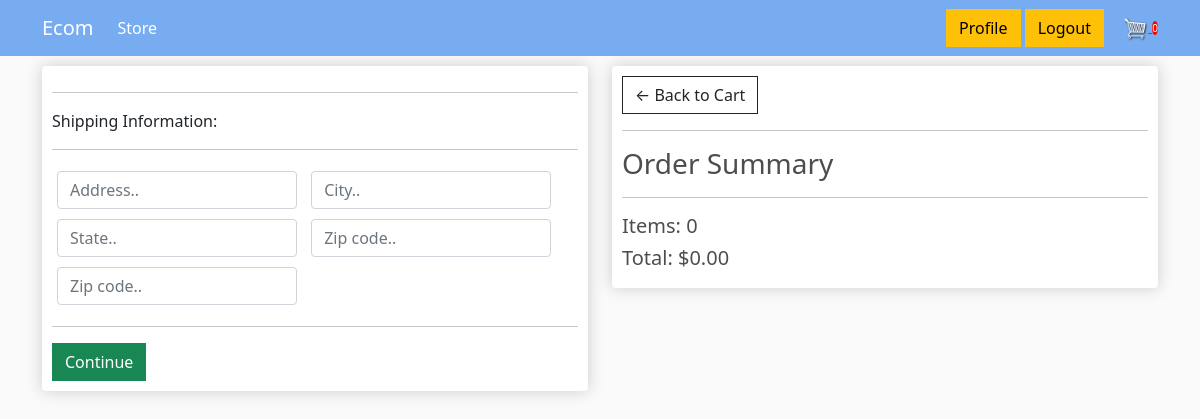
/checkout/ (signed in), run on an earlier commit of the app's database.
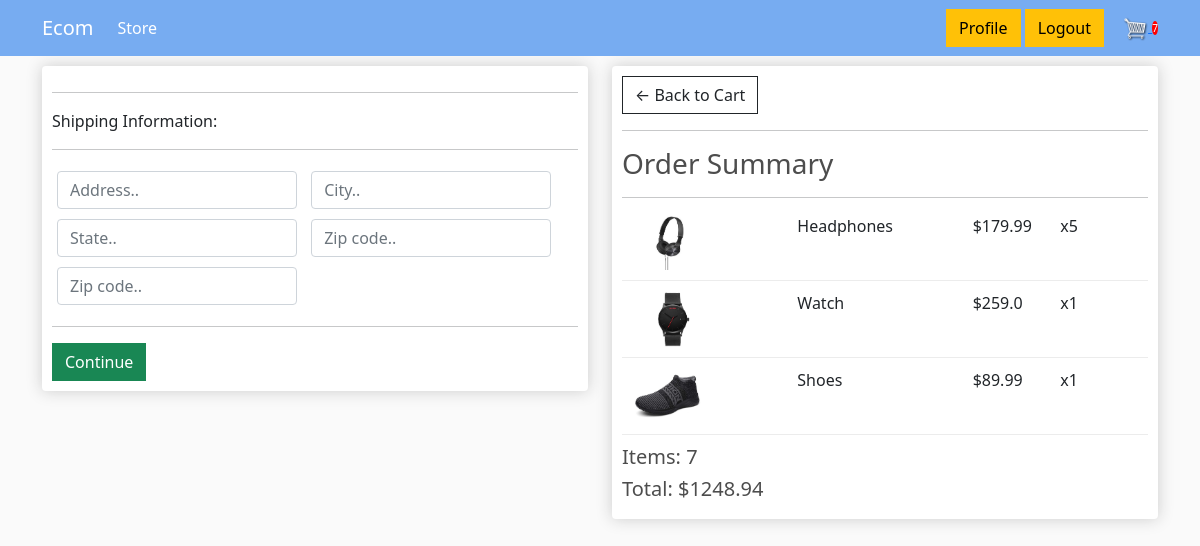
And on a later commit of the database.
### store/models.py (models this page shows, shortened)
class Order(models.Model):
    customer = models.ForeignKey(Customer, on_delete=models.SET_NULL, null=True)
    date_ordered = models.DateTimeField(auto_now_add=True)
    complete = models.BooleanField(default=False, blank=False)
    transaction_id = models.CharField(max_length=255, null=True)
    """Write logic behind shipping for digital and non digital products"""
    @property
    def shipping(self):
        shipping = False
        orderitems = self.orderitem_set.all()
        for i in orderitems:
            if i.product.digital == False:
                shipping = True
        return shipping
    @property
    def get_cart_total(self):
        orderitems = self.orderitem_set.all()
        total = sum([orderitem.get_total for orderitem in orderitems])
        return total
    @property
    def get_cart_items(self):
        orderitems = self.orderitem_set.all()
        total = sum([item.quantity for item in orderitems])
        return total

class OrderItem(models.Model):
    product = models.ForeignKey(Product, on_delete=models.SET_NULL, null=True)
    order = models.ForeignKey(Order, on_delete=models.SET_NULL, null=True)
    quantity = models.IntegerField(null=True, blank=True)
    date_added = models.DateTimeField(auto_now_add=True)
    @property
    def get_total(self):
        total = self.product.price * self.quantity
        return total

class Product(models.Model):
    category = models.ForeignKey(Category, on_delete=models.SET_NULL, null=True, blank=True)
    name = models.CharField(max_length=100, null=True)
    price = models.FloatField()
    digital = models.BooleanField(default=False)
    image = models.ImageField(null=True, blank=True)
    @property
    def imageURL(self):
        try:
            url = self.image.url
        except:
            url = ""
        return url

### store/views.py (the view)
# urls.py: path('checkout/', views.checkout, name='checkout'),
def checkout(request):
    if request.user.is_authenticated:
        customer = request.user.customer
        order, created = Order.objects.get_or_create(customer=customer, complete=False)
        items = order.orderitem_set.all()
        cartItems = order.get_cart_items
    else:
        """ For Unauthenticated Users. """
        items = []
        order = {'get_cart_total':0, 'get_cart_items':0}
        cartItems = order['get_cart_items']
    context = {'items':items, 'order': order,
        'cartItems':cartItems}
    return render(request, 'store/checkout.html', context=context)

### store/templates/store/checkout.html (shortened to what this page needs)
{% extends 'base.html' %}
{% load static %}
{% block content %}
    <div class="row">
        <div class="col-lg-6">
            <div class="box-element" id="form-wrapper">
            <form id ='form'>
                <div id = 'shipping-info'>
                    <hr>
                    <p>Shipping Information:</p>
                    <hr>
                    <div class="form-field">
                        <input class="form-control" type="text" name="address" id="address" placeholder="Address..">
                    </div>
                    <div class="form-field">
                        <input class="form-control" type="text" name="city" id="city" placeholder="City..">
                    </div>
                    <div class="form-field">
                        <input class="form-control" type="text" name="state" id="state" placeholder="State..">
                    </div>
                    <div class="form-field">
                        <input class="form-control" type="text" name="zipcode" id="zipcode" placeholder="Zip code..">
                    </div>
                    <div class="form-field">
                        <input class="form-control" type="text" name="country" id="country" placeholder="Zip code..">
                    </div>
                </div>
                <hr>
                <input id='form-button' class="btn btn-success btn-block" type="submit" value="Continue" />
            </form>
            </div>
            <br>
        </div>
        <div class="col-lg-6">
            <div class="box-element" id="form-wrapper">
                <a class="btn btn-outline-dark" href="{% url 'cart' %}">&#x2190; Back to Cart</a>
                <hr>
                <h3>Order Summary</h3>
                <hr>
                {% for item in items %}
                    <div class="cart-row">
                        <div style="flex:2"><img class="row-image" src="{{ item.product.imageURL }}"></div>
                        <div style="flex:2"><p>{{ item.product.name }}</p></div>
                        <div style="flex:1"><p>${{ item.product.price }}</p></div>
                        <div style="flex:1"><p>x{{ item.quantity}}</p></div>
                    </div>
                {% endfor %}
                <h5>Items:   {{ order.get_cart_items }}</h5>
                <h5>Total:   ${{ order.get_cart_total|floatformat:2 }}</h5>
            </div>
        </div>
    </div>
{% endblock %}

What changed in the data, as far as the page shows it:
added OrderItem: product.imageURL (picture), product.name "Headphones", product.price "179.99", quantity "5"
added OrderItem: product.imageURL (picture), product.name "Watch", product.price "259.0", quantity "1"
added OrderItem: product.imageURL (picture), product.name "Shoes", product.price "89.99", quantity "1"
computed for Order: get_cart_items "0" → "7"; get_cart_total "0.00" → "1248.94"
Also different on the page:
{{ cartItems }}: "0" → "7"
